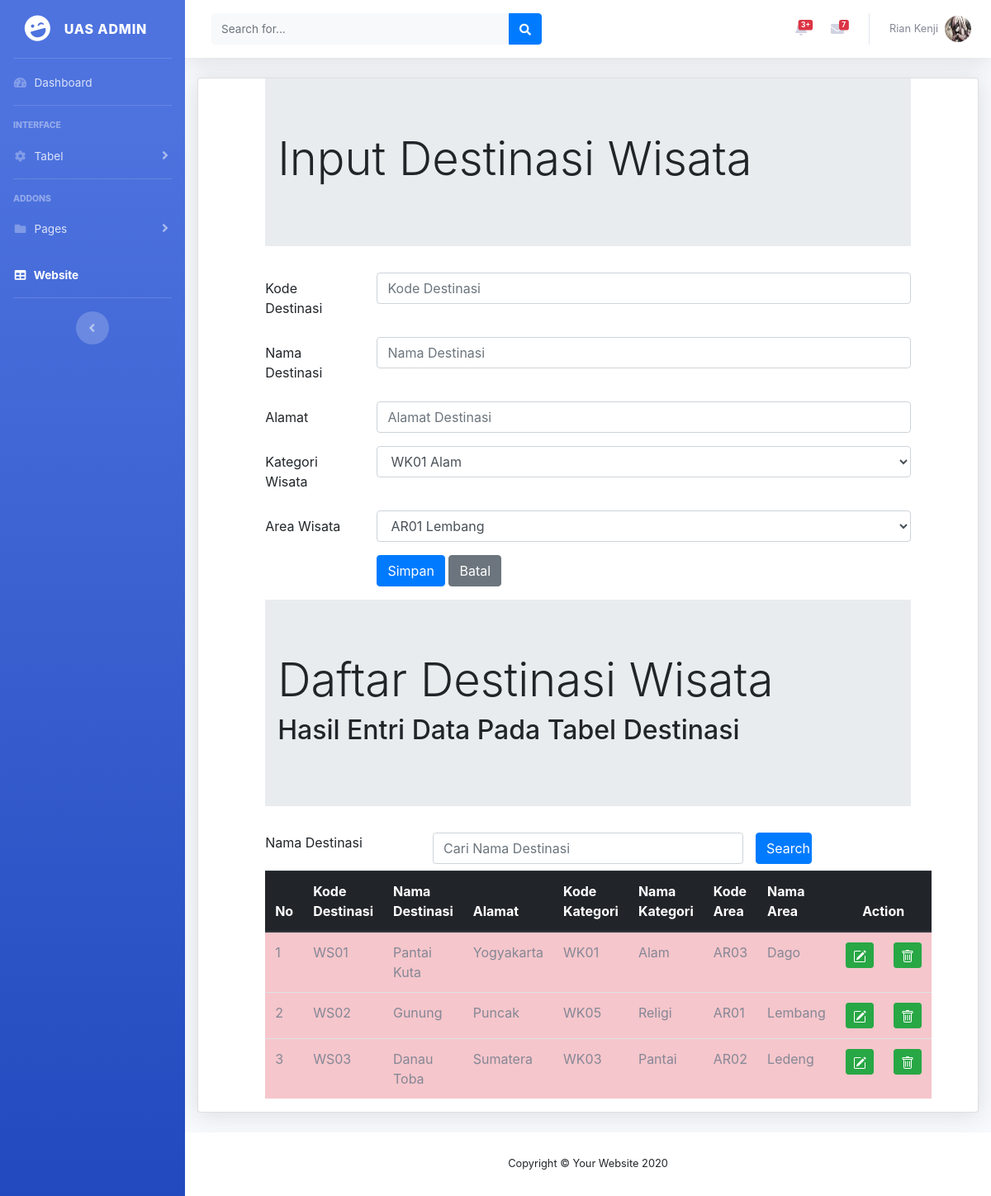
Screenshot of /destinasi.php (signed in) with the database file from the repository.
### tables this page shows
CREATE TABLE `destinasi` (
  `destinasiID` char(5) NOT NULL,
  `destinasiNama` varchar(35) NOT NULL,
  `destinasiAlamat` varchar(255) NOT NULL,
  `kategoriID` char(4) NOT NULL,
  `areaID` char(4) NOT NULL
);

CREATE TABLE `kategori` (
  `kategoriID` char(4) NOT NULL,
  `kategorinama` char(30) NOT NULL,
  `kategoriket` varchar(255) NOT NULL,
  `kategoriref` char(30) NOT NULL
);

CREATE TABLE `area` (
  `areaID` char(4) NOT NULL,
  `areaNama` char(35) NOT NULL,
  `areaWilayah` char(35) NOT NULL,
  `areaKeterangan` varchar(255) NOT NULL,
  `kabupatenKODE` char(4) NOT NULL
);

### destinasi.php (the view, shortened to what this page needs)
<!DOCTYPE html>
<html>
<head>
</head>
  <?php include "header.php"; ?>
  <div class="container-fluid">
  <div class="card shadow mb-4">
<?php
 include "includes/config.php";
?>
    ?> <h1>Anda Harus mengisi data</h1> <?php
 $datakategori = mysqli_query($connection, "select * from kategori");
 $dataarea = mysqli_query($connection, "select * from area");
?>
<html>
<head>
  <link rel="stylesheet" type="text/css" href="https://cdnjs.cloudflare.com/ajax/libs/select2/4.0.3/css/select2.min.css">
  <link rel="stylesheet" type="text/css" href="css/bootstrap.min.css">
</head>
  <div class="row">
    <div class="col-sm-1"></div>
    <div class="col-sm-10">
  <div class="jumbotron jumbotron-fluid">
          <div class="container">
            <h1 class="display-4"> Input Destinasi Wisata </h1>
          </div>
        </div>
<form method="POST">
  <div class="form-group row">
    <label for="kodedestinasi" class="col-sm-2 col-form-label">Kode Destinasi</label>
    <div class="col-sm-10">
      <input type="text" class="form-control" id="kodedestinasi" name="inputkode" placeholder="Kode Destinasi" maxlength="4">
    </div>
  </div>
  <div class="form-group row">
    <label for="namadestinasi" class="col-sm-2 col-form-label">Nama Destinasi</label>
    <div class="col-sm-10">
      <input type="text" class="form-control" id="namadestinasi" name="inputnama" placeholder="Nama Destinasi">
    </div>
  </div>
  <div class="form-group row">
    <label for="alamat" class="col-sm-2 col-form-label">Alamat</label>
    <div class="col-sm-10">
      <input type="text" class="form-control" id="alamat" name="alamat" placeholder="Alamat Destinasi">
    </div>
  </div>
  <div class="form-group row">
    <label for="refkategori" class="col-sm-2 col-form-label">Kategori Wisata</label>
    <div class="col-sm-10">
    <select class="form-control" id="kodekategori" name="kodekategori">
        <?php while ($row = mysqli_fetch_array($datakategori)) { ?>
          <option value="<?php echo $row["kategoriID"] ?>">
            <?php echo $row["kategoriID"];?>
            <?php echo $row["kategorinama"];?>
          </option>
          <?php } ?>
    </select>
    </div>
  </div>
  <div class="form-group row">
    <label for="refkategori" class="col-sm-2 col-form-label">Area Wisata</label>
    <div class="col-sm-10">
    <select class="form-control" id="kodearea" name="kodearea">
        <?php while ($row = mysqli_fetch_array($dataarea)) { ?>
          <option value="<?php echo $row["areaID"]?>">
            <?php echo $row["areaID"];?>
            <?php echo $row["areaNama"];?>
          </option>
          <?php } ?>
    </select>
    </div>
  </div>
  <div class="form-group row">
      <div class="col-sm-2"></div>
      <div class="col-sm-10">
      <button type="submit" class="btn btn-primary" value="simpan" name="simpan"> Simpan </button>
      <button type="reset" class="btn btn-secondary" value="batal" name="batal"> Batal </button>
  </div>
  </div>
 </form>
</div>
<div class="col-sm-1"></div>
</div>
  <div class="row">
      <div class="col-sm-1"></div>
      <div class="col-sm-10">
        <div class="jumbotron jumbotron-fluid">
          <div class="container">
            <h1 class="display-4"> Daftar Destinasi Wisata </h1>
            <h2>Hasil Entri Data Pada Tabel Destinasi</h2>
          </div>
        </div>
        <form method="POST">
          <div class="form-group row mb-2">
            <label for="Search" class="col-sm-3"> Nama Destinasi </label>
            <div class="col-sm-6">
              <input type="text" name="Search" class="form-control" id="Search" value="<?php if(isset($_POST['Search'])){echo $_POST['Search'];}?>" placeholder="Cari Nama Destinasi">
            </div>
              <input type="submit" name="kirim" class="col-sm-1 btn btn-primary" value="Search">
          </div>
        </form>
        <table class="table table-hover table-danger">
          <thead class="thead-dark">
            <tr>
              <th>No</th>
              <th>Kode Destinasi</th>
              <th>Nama Destinasi</th>
              <th>Alamat</th>
              <th>Kode Kategori</th>
              <th>Nama Kategori</th>
              <th>Kode Area</th>
              <th>Nama Area</th>
              <th colspan="2" style="text-align: center;">Action</th>
            </tr>
          </thead>
          <tbody>
    <?php
    if (isset($_POST['kirim'])) {
      $search = $_POST['Search'];
      $query = mysqli_query($connection, "select destinasi.* , kategori.kategoriID , kategori.kategorinama, area.areaID, area.areaNama
        from destinasi , kategori , area
        where destinasiNama like '%" .$search. "%'
        and destinasi.kategoriID = kategori.kategoriID
        and destinasi.areaID = area.areaID");
    }else{
      $query = mysqli_query($connection, "select destinasi.* , kategori.kategoriID , kategori.kategorinama, area.areaID, area.areaNama
        from destinasi , kategori , area
        where destinasi.kategoriID = kategori.kategoriID
        and destinasi.areaID = area.areaID");
  }
      $nomor = 1;
      while ($row = mysqli_fetch_array($query)) { ?>
        <tr>
          <td> <?php echo $nomor; ?></td>
          <td> <?php echo $row['destinasiID']; ?></td>
          <td> <?php echo $row['destinasiNama']; ?></td>
          <td> <?php echo $row['destinasiAlamat']; ?></td>
          <td> <?php echo $row['kategoriID']; ?></td>
          <td> <?php echo $row['kategorinama']; ?></td>
          <td> <?php echo $row['areaID']; ?></td>
          <td> <?php echo $row['areaNama']; ?></td>
          <td>
           <a href="destinasiedit.php?ubah=<?php echo $row["destinasiID"]?>" class="btn btn-success btn-sm" title="EDIT">
          </a>
         </td>
        <td>
        <a href="destinasihapus.php?hapus=<?php echo $row["destinasiID"]?>" class="btn btn-success btn-sm" title="DELETE">
       </a>
       </td>
        </tr>
        <?php $nomor = $nomor + 1;?>
      <?php } ?>
          </tbody>
        </table>
      </div>
      <div class="col-sm-1"></div>
   </div>
 </div>
 </div>
 <?php include "footer.php" ?>
</html>

### rows the page displays
destinasi: destinasiID "WS01", destinasiNama "Pantai Kuta", destinasiAlamat "Yogyakarta", kategoriID.kategoriID "WK01", kategoriID.kategorinama "Alam", areaID.areaID "AR03", areaID.areaNama "Dago"
destinasi: destinasiID "WS02", destinasiNama "Gunung", destinasiAlamat "Puncak", kategoriID.kategoriID "WK05", kategoriID.kategorinama "Religi", areaID.areaID "AR01", areaID.areaNama "Lembang"
destinasi: destinasiID "WS03", destinasiNama "Danau Toba", destinasiAlamat "Sumatera", kategoriID.kategoriID "WK03", kategoriID.kategorinama "Pantai", areaID.areaID "AR02", areaID.areaNama "Ledeng"

### other values shown
form field kodekategori "WK01 Alam"
form field kodearea "AR01 Lembang"
